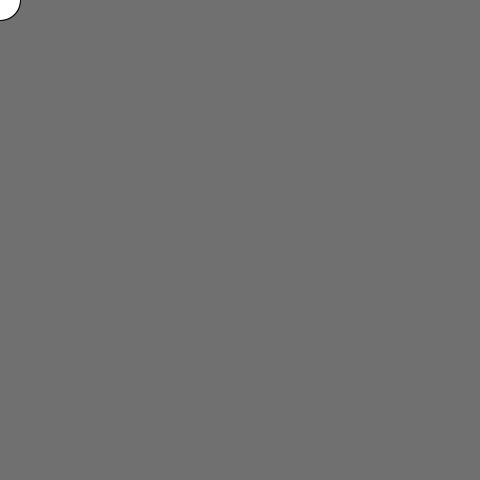
Frame 1 (no input)
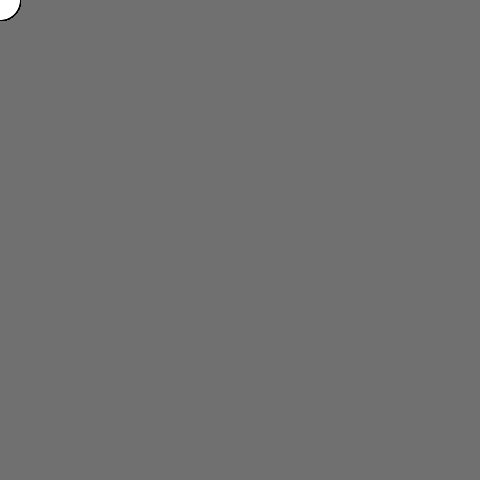
Frame 60 (the mouse pressed at the canvas centre just before this capture)
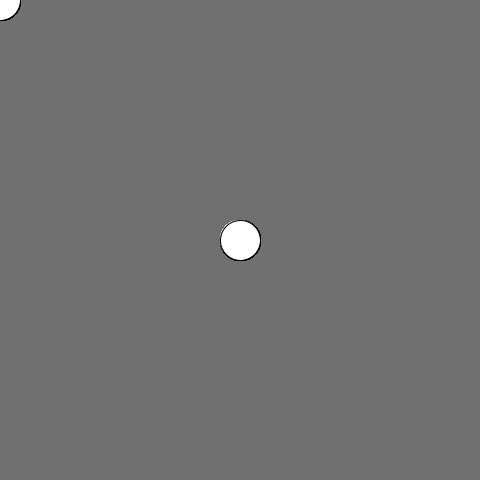
Frame 120 (the mouse held since frame 60 and released just before this capture)

The Processing sketch that drew these frames (run headless with seeded random() and noise(); from frame 60 on, the mouse is pressed at the canvas centre):

// Processing sketch: helloworld_sketch_191227a
// ── helloworld_sketch_191227a.pde
void setup() {
  size(480, 480);
  background(112, 112, 112);
}

void draw() {
  ellipse(mouseX, mouseY, 40, 40);
}

void mousePressed() {
  background(112, 112, 112);
}
